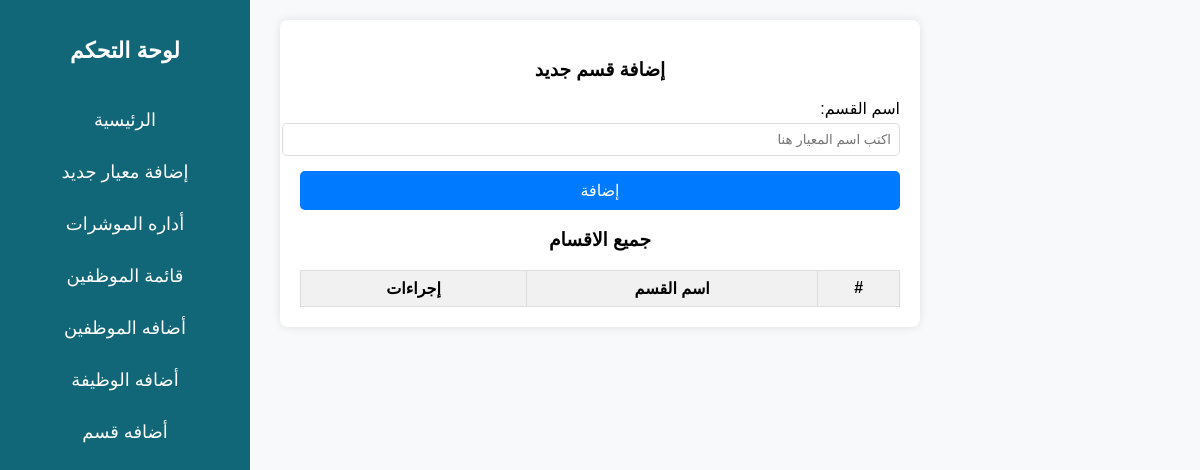
/pages/dashboard/add-category.php, run on an earlier commit of the app's database.
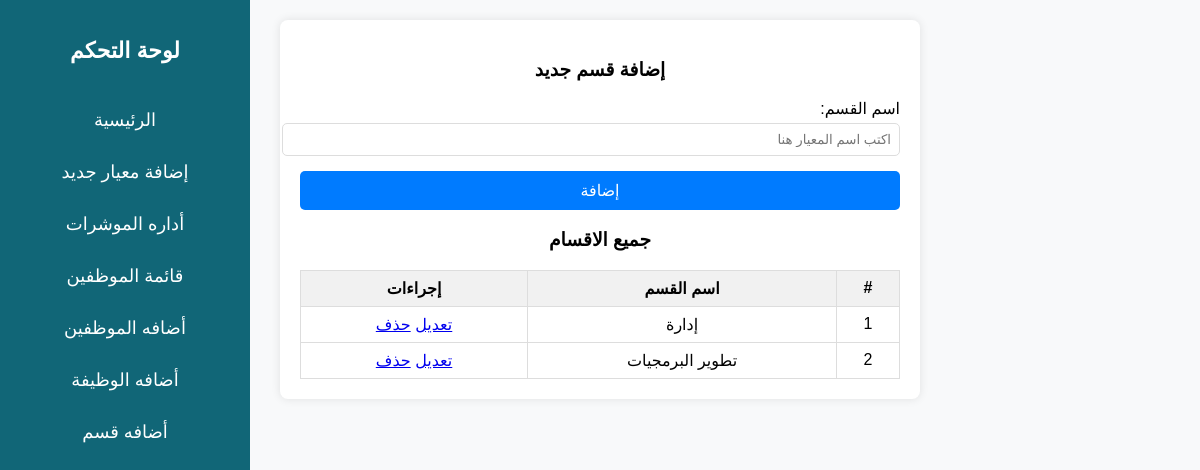
And on a later commit of the database.
### tables this page shows
CREATE TABLE `categorys` (
  `id` int(11) NOT NULL,
  `name` varchar(255) NOT NULL
);

### pages/dashboard/add-category.php (the view, shortened to what this page needs)
<?php
include "../../config/connect.php";
$stmt = $con->prepare("
      SELECT * FROM categorys
");
$stmt->execute();
$data = $stmt->fetchAll(PDO::FETCH_ASSOC);
?>
<!DOCTYPE html>
<html lang="ar">
<head>
    <link rel="stylesheet" href="../../style/addCriteria.css">
    <link rel="stylesheet" href="../../style/sidbar.css">
</head>
<body>
    <div class="sidebar">
        <h2>لوحة التحكم</h2>
        <ul>
            <li><a href="../"> الرئيسية</a></li>
            <li><a href="/Project-php-simple-report-emp/pages/dashboard/add-criteria.php"> إضافة معيار جديد</a></li>
            <li><a href="/Project-php-simple-report-emp/pages/dashboard/add-indicators.php"> أداره الموشرات</a></li>
            <li><a href="/Project-php-simple-report-emp/pages/dashboard/show-emp.php"> قائمة الموظفين</a></li>
            <li><a href="/Project-php-simple-report-emp/pages/dashboard/add-emp.php"> أضافه الموظفين</a></li>
            <li><a href="/Project-php-simple-report-emp/pages/dashboard/add-jop.php"> أضافه الوظيفة</a></li>
            <li><a href="/Project-php-simple-report-emp/pages/dashboard/add-category.php"> أضافه قسم </a></li>
        </ul>
    </div>
    <div class="container">
        <h3>إضافة قسم جديد</h3>
        <div class="form-group">
            <label for="criterionName">اسم القسم:</label>
            <input type="text" id="criterionName" placeholder="اكتب اسم المعيار هنا">
        </div>
        <button id="addCriterion">إضافة</button>
        <h3>جميع الاقسام</h3>
        <table>
            <thead>
                <tr>
                    <th>#</th>
                    <th>اسم القسم</th>
                    <th>إجراءات</th>
                </tr>
            </thead>
            <tbody id="criteriaTable">
                <?php
                foreach ($data as $key => $value) {
                    echo "<tr>
                                <td>" . $value['id'] . "</td>
                                <td>" . $value['name'] . "</td>
                                <td>
                                    <a href='edit-emp.php?id=" . $value['id'] . "' class='edit'>تعديل</a>
                                    <a href='delete-emp.php?id=" . $value['id'] . "' class='delete'>حذف</a>
                                </td>";
                }
                ?>
            </tbody>
        </table>
    </div>
</body>
</html>

What changed in the data, as far as the page shows it:
added categorys: id "1", name "إدارة"
added categorys: id "2", name "تطوير البرمجيات"
